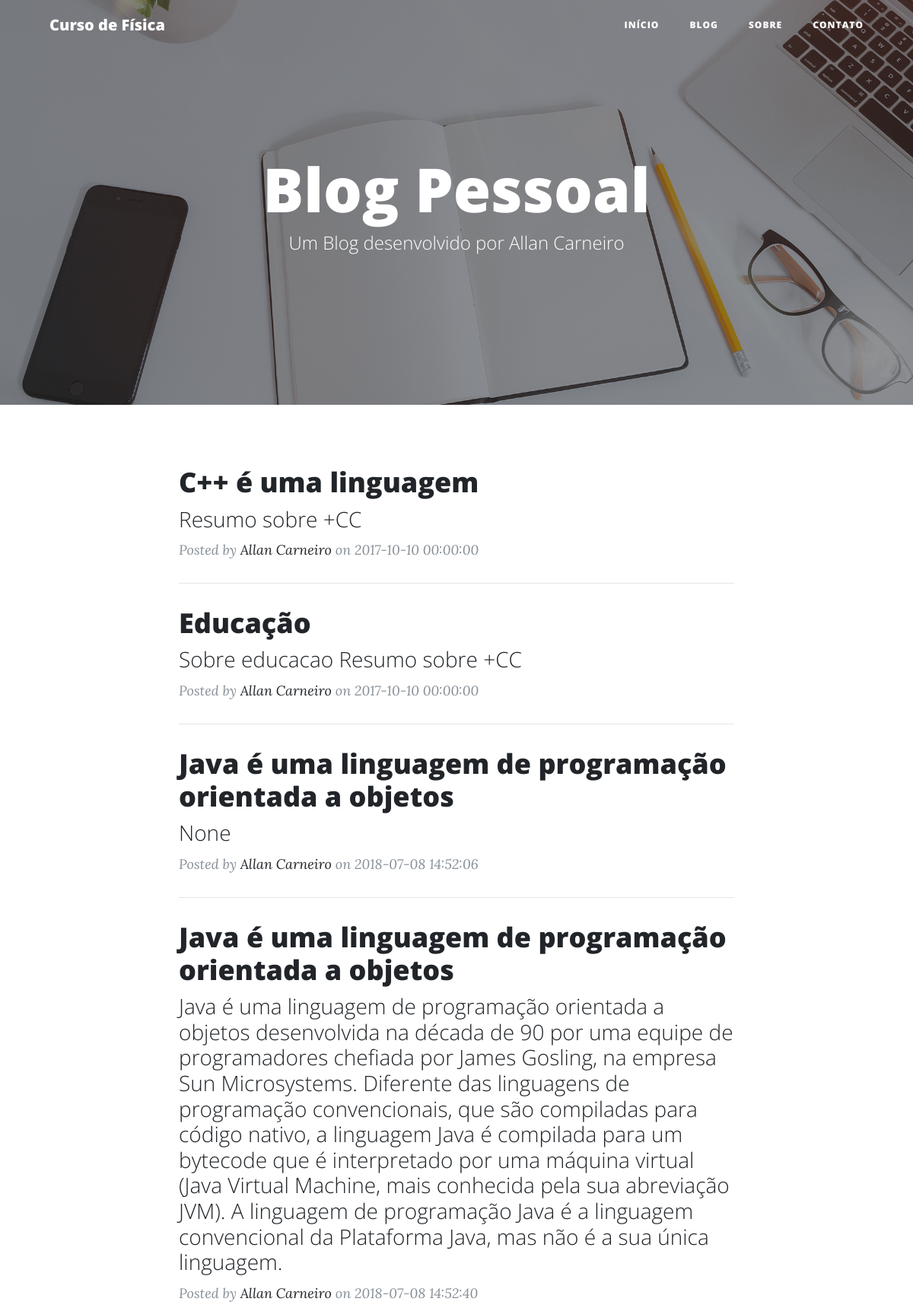
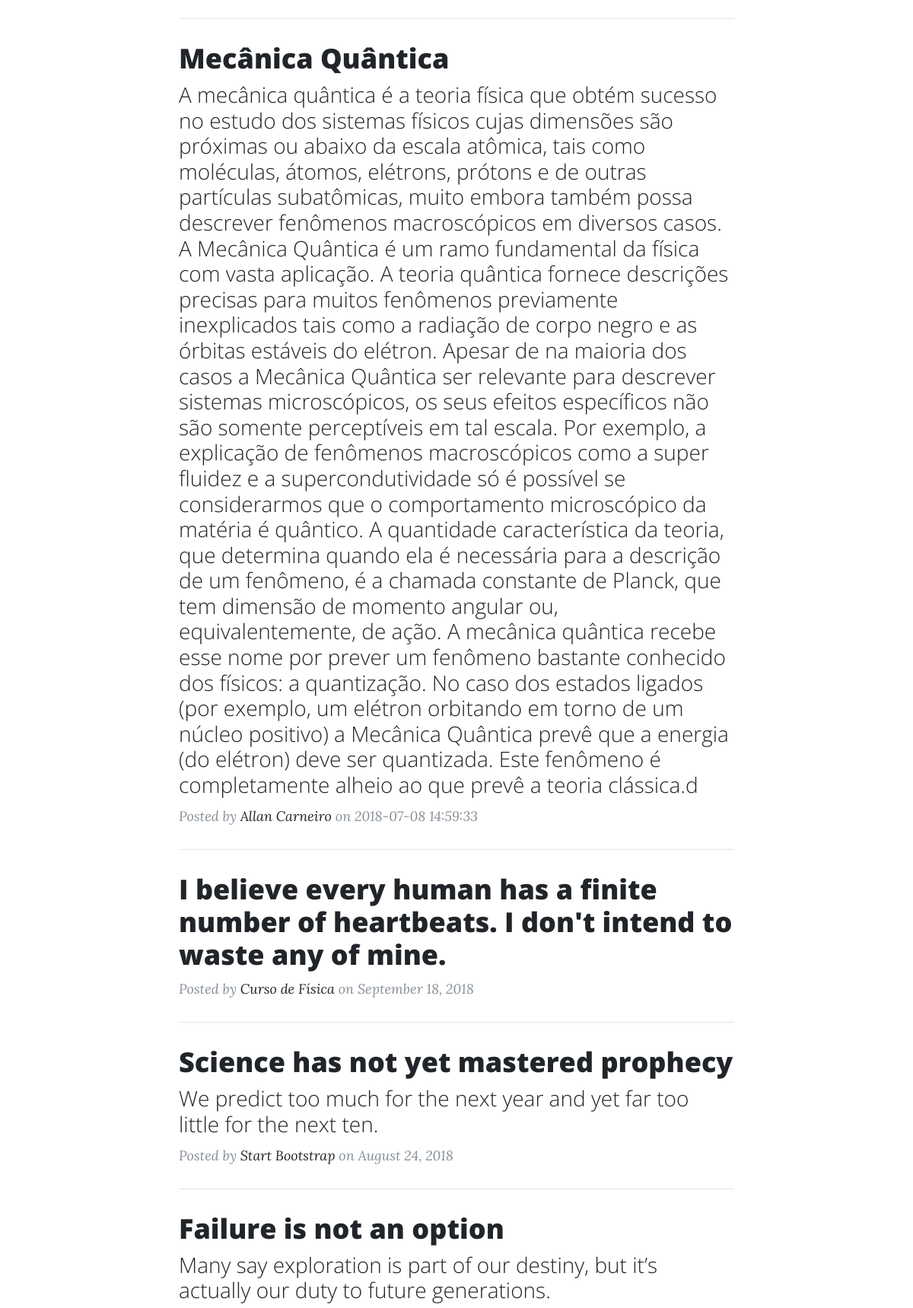
The page / (upper part) on the database its author committed (2 pictures, top to bottom).
### website/models.py (models this page shows, shortened)
class Paper(db.Model):
    id = db.Column(db.Integer, primary_key=True)
    title = db.Column(db.String(200), unique=False, nullable=False)
    abstract = db.Column(db.Text, unique=True, nullable=False)
    text = db.Column(db.Text, unique=True, nullable=False)
    cover = db.Column(db.String(120), unique=False, nullable=False)
    published_date = db.Column(db.DateTime, unique=False, nullable=False, default=datetime.now())
    last_modified = db.Column(db.DateTime, unique=False, nullable=False, default=datetime.now())
    published = db.Column(db.String(6), unique=False, nullable=False)
    slug = db.Column(db.String(300), unique=False, nullable=False)
    author_id = db.Column(db.Integer, db.ForeignKey('author.id'), nullable=False)
    author = db.relationship('Author', backref=db.backref('papers', lazy=True))
    category_id = db.Column(db.Integer, db.ForeignKey('category.id'), nullable=False)
    category = db.relationship('Category', backref=db.backref('papers', lazy=True))

class Author(db.Model):
    id = db.Column(db.Integer, primary_key=True)
    name = db.Column(db.String(200), unique=False, nullable=False)
    email = db.Column(db.String(100), unique=True, nullable=False)
    website = db.Column(db.String(120), unique=False, nullable=False)
    photo = db.Column(db.String(120), unique=False, nullable=False)
    bio = db.Column(db.String(300), unique=True, nullable=False)

### website/views.py (the view)
@app.route("/")
def paginapadrao():
    barra_menu = ["Início", "Blog", "Sobre", "Contato"]
    artigo = Paper.query.all()
    autor = Author.query.all()
    categoria = Category.query.all()
    tamanho = len(Paper.query.all())
    if tamanho>6:
        tamanho = 5
    return render_template("index.html",menu=barra_menu, artigo=artigo, tamanho=tamanho)

### website/templates/index.html (shortened to what this page needs)
<!DOCTYPE html>
<html lang="en">
  <head>
    <link href="{{url_for('static', filename='vendor/bootstrap/css/bootstrap.min.css')}}" rel="stylesheet">
    <link href="{{url_for('static', filename='vendor/font-awesome/css/font-awesome.min.css')}}" rel="stylesheet" type="text/css">
    <link href="{{url_for('static', filename='css/clean-blog.min.css')}}" rel="stylesheet">
  </head>
  <body>
    <nav class="navbar navbar-expand-lg navbar-light fixed-top" id="mainNav">
      <div class="container">
        <a class="navbar-brand" href="{{url_for('paginapadrao')}}">Curso de Física</a>
        <div class="collapse navbar-collapse" id="navbarResponsive">
          <ul class="navbar-nav ml-auto">
            <li class="nav-item">
              <a class="nav-link" href="{{url_for('paginapadrao')}}">{{menu[0]}}</a>
            </li>
            <li class="nav-item">
              <a class="nav-link" href="{{url_for('paginapadrao_blog')}}">{{menu[1]}}</a>
            </li>
            <li class="nav-item">
              <a class="nav-link" href="{{url_for('paginapadrao_about')}}">{{menu[2]}}</a>
            </li>
            <li class="nav-item">
              <a class="nav-link" href="{{url_for('paginapadrao_contato')}}">{{menu[3]}}</a>
            </li>
          </ul>
        </div>
      </div>
    </nav>
    <header class="masthead" style="background-image: url('{{url_for('static', filename= 'img/home-bg.jpg')}}">
      <div class="overlay"></div>
      <div class="container">
        <div class="row">
          <div class="col-lg-8 col-md-10 mx-auto">
            <div class="site-heading">
              <h1>Blog Pessoal</h1>
              <span class="subheading">Um Blog desenvolvido por Allan Carneiro</span>
            </div>
          </div>
        </div>
      </div>
    </header>
    <div class="container">
      <div class="row">
        <div class="col-lg-8 col-md-10 mx-auto">
          {% for i in range(tamanho)%}
            <div class="post-preview">
              <a href="{{url_for('pagina_blog',slug=artigo[i].slug)}}">
                <h2 class="post-title">
                  {{artigo[i].title}}
                </h2>
                <h3 class="post-subtitle">
                    {{artigo[i].abstract}}
                </h3></a>
              <p class="post-meta">Posted by
               <a href="http://{{artigo[i].author.website}}">{{artigo[i].author.name}}</a>
                on {{artigo[i].published_date}}</p>
            </div>
            <hr>
          {% endfor%}
          <div class="post-preview">
            <a href="post.html">
              <h2 class="post-title">
                I believe every human has a finite number of heartbeats. I don't intend to waste any of mine.
              </h2>
            </a>
            <p class="post-meta">Posted by
              <a href="#">Curso de Física</a>
              on September 18, 2018</p>
          </div>
          <hr>
          <div class="post-preview">
            <a href="post.html">
              <h2 class="post-title">
                Science has not yet mastered prophecy
              </h2>
              <h3 class="post-subtitle">
                We predict too much for the next year and yet far too little for the next ten.
              </h3>
            </a>
            <p class="post-meta">Posted by
              <a href="#">Start Bootstrap</a>
              on August 24, 2018</p>
          </div>
          <hr>
          <div class="post-preview">
            <a href="post.html">
              <h2 class="post-title">
                Failure is not an option
              </h2>
              <h3 class="post-subtitle">
                Many say exploration is part of our destiny, but it’s actually our duty to future generations.
              </h3>
            </a>
          </div>
        </div>
      </div>
    </div>
  </body>
</html>

### rows shown on the page
Paper: title "C++ é uma linguagem", abstract "Resumo sobre +CC", published_date "2017-10-10 00:00:00"
Author: name "Allan Carneiro" "Allan Carneiro" "Allan Carneiro" "Allan Carneiro" "Allan Carneiro"
Paper: title "Educação", abstract "Sobre educacao Resumo sobre +CC", published_date "2017-10-10 00:00:00"
Paper: title "Java é uma linguagem de programação orientada a objetos", abstract "None", published_date "2018-07-08 14:52:06"
Paper: title "Java é uma linguagem de programação orientada a objetos", abstract "Java é uma linguagem de programação orientada a objetos desenvolvida na década de 90 por uma equipe de programadores chefiada por James Gosling, na empresa Sun Microsystems. Diferente das linguagens de programação convencionais, que são compiladas para código nativo, a linguagem Java é compilada para um bytecode que é interpretado por uma máquina virtual (Java Virtual Machine, mais conhecida pela sua abreviação JVM). A linguagem de programação Java é a linguagem convencional da Plataforma Java, mas não é a sua única linguagem.", published_date "2018-07-08 14:52:40"
Paper: title "Mecânica Quântica", abstract "A mecânica quântica é a teoria física que obtém sucesso no estudo dos sistemas físicos cujas dimensões são próximas ou abaixo da escala atômica, tais como moléculas, átomos, elétrons, prótons e de outras partículas subatômicas, muito embora também possa descrever fenômenos macroscópicos em diversos casos. A Mecânica Quântica é um ramo fundamental da física com vasta aplicação. A teoria quântica fornece descrições precisas para muitos fenômenos previamente inexplicados tais como a radiação de corpo negro e as órbitas estáveis do elétron. Apesar de na maioria dos casos a Mecânica Quântica ser relevante para descrever sistemas microscópicos, os seus efeitos específicos não são somente…", published_date "2018-07-08 14:59:33"

### other values the page prints
{{ menu[0] }} "INÍCIO"
{{ menu[1] }} "BLOG"
{{ menu[2] }} "SOBRE"
{{ menu[3] }} "CONTATO"
